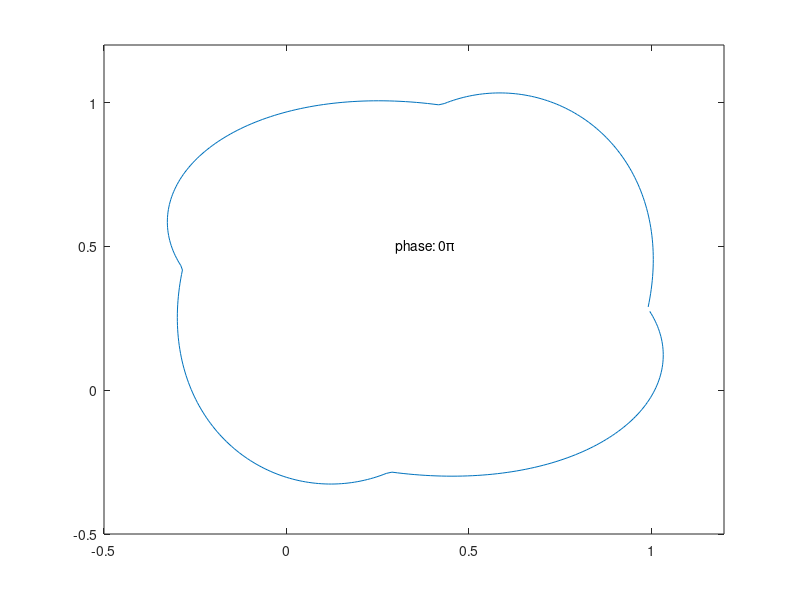

This figure's MATLAB source: (Note: this script raises an error after producing the figure.)
h = figure;
axis tight manual % this ensures that getframe() returns a consistent size
filename = 'DirectAveragingStartPoint.gif';
for n = 1:0.1:5
    % given descrete x, y values for a circle
    period = 1/100;

    %create a box
    x = [0:period:1, ones(1,101), 1:-period:0, zeros(1,101)];
    y = [zeros(1,101), 0:period:1, ones(1,101), 1:-period:0];

    %create a circle
    tt = ((0:length(x)-1).*2*pi./length(x)) + (n-1)/2*pi;
    xx = cos(tt);
    yy = sin(tt);

    %do fft on box
    XFFT = fft(x);
    YFFT = fft(y);

    %do fft on circle
    XXFFT = fft(xx);
    YYFFT = fft(yy);

    %max fft
    XFFT_MAX = max(XFFT(:),XXFFT(:))/sqrt(2);
    YFFT_MAX = max(YFFT(:),YYFFT(:))/sqrt(2);
    
    %interpret fft for average
    x_max = ifft(XFFT_MAX);
    y_max = ifft(YFFT_MAX);

    plot(x_max, y_max); 
    axis([-.5 1.2 -.5 1.2])
    text(.3,.5,['phase: ', num2str((n-1)/2), '\pi']);
    drawnow 
      % Capture the plot as an image 
      frame = getframe(h); 
      im = frame2im(frame); 
      [imind,cm] = rgb2ind(im,256); 
      % Write to the GIF File 
      if n == 1 
          imwrite(imind,cm,filename,'gif', 'Loopcount',inf); 
      else 
          imwrite(imind,cm,filename,'gif','WriteMode','append'); 
      end 
 end